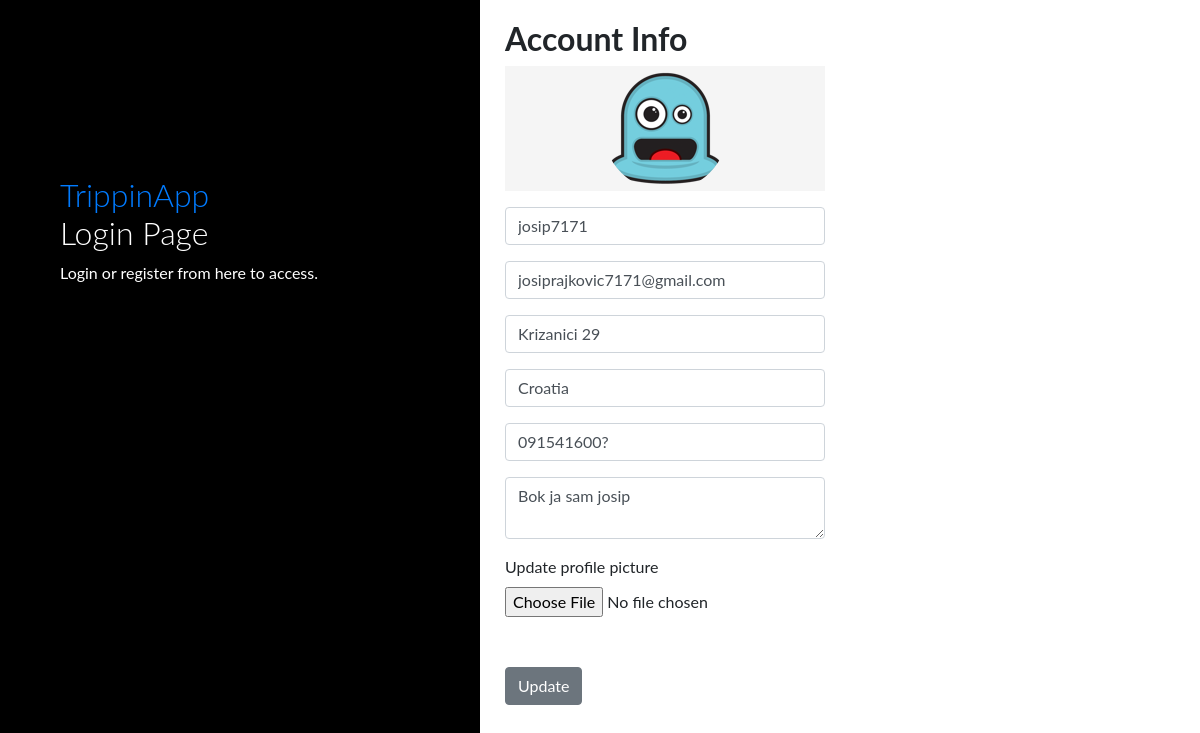
Page /account (signed in) on the committed database.
### app/models.py (models this page shows, shortened)
class User(db.Model, UserMixin):
    id = db.Column(db.Integer, primary_key=True)
    first_name = db.Column(db.String(25), nullable=False)
    last_name = db.Column(db.String(25), nullable=False)
    full_name = db.Column(db.String(51), nullable=False)
    username = db.Column(db.String(20), unique=True, nullable=False)
    email = db.Column(db.String(50), unique=True, nullable=False)
    address = db.Column(db.String(60))
    country = db.Column(db.String(30))
    phone_number = db.Column(db.String(25))
    gender = db.Column(db.Enum('male', 'female'), nullable=False)
    birth_date = db.Column(db.Date)
    about_me = db.Column(db.String(120))
    date_joined = db.Column(db.DateTime, nullable=False, default=datetime.utcnow)
    active = db.Column(db.Enum('yes', 'no'), default='yes')
    image_file = db.Column(db.String(20), nullable=False, default='default.jpg')
    password = db.Column(db.String(60), nullable=False)
    trips = db.relationship('Trip', backref='author', lazy=True)
    trips_joined = db.relationship('Trip', secondary=user_identifier, lazy='subquery',
                                   backref=db.backref('users', lazy=True))

### app/users/routes.py (the view)
@users.route('/account', methods=['GET', 'POST'])
@login_required
def account():
    form = UpdateAccountForm()
    if form.validate_on_submit():
        if form.picture.data:
            picture_file = save_picture(form.picture.data)
            current_user.image_file = picture_file
        current_user.username = form.username.data
        current_user.email = form.email.data
        current_user.address = form.address.data
        current_user.country = form.country.data
        current_user.phone_number = form.phone_number.data
        current_user.about_me = form.about_me.data
        db.session.commit()
        flash('Your account has been updated.', 'success')
        return redirect(url_for('users.account'))
    elif request.method == 'GET':
        form.username.data = current_user.username
        form.email.data = current_user.email
        form.address.data = current_user.address
        form.country.data = current_user.country
        form.phone_number.data = current_user.phone_number
        form.about_me.data = current_user.about_me
    image_file = url_for('static', filename='profile_pics/' + current_user.image_file)
    return render_template('account2.html', form=form, image_file=image_file)

### app/users/forms.py (shortened to what this page needs)
class UpdateAccountForm(FlaskForm):
    username = StringField('Username', validators=[DataRequired(), Length(min=2, max=20)])
    email = StringField('Email', validators=[DataRequired(), Email()])
    address = StringField('Address', validators=[Length(min=3, max=60)])
    country = StringField('Country', validators=[Length(min=3, max=30)])
    phone_number = StringField('Phone number', validators=[Length(min=8, max=25)])
    about_me = TextAreaField('About me', validators=[Length(min=2, max=120)])
    picture = FileField('Update profile picture', validators=[FileAllowed(['jpg', 'png'])])
    submit = SubmitField('Update')

### app/models.py (called while the page is built)
@login_manager.user_loader
def load_user(user_id):
    return User.query.get(int(user_id))

### app/templates/account2.html (shortened to what this page needs)
{% extends "layout2.html" %}
{% block content %}
    <form method="POST" action="" style="margin-top: 20px" enctype="multipart/form-data">
       <h2><b>Account Info</b></h2>
          <div class="form-group" style="background-color: whitesmoke">
              <img class="rounded-circle mx-auto d-block" src="{{ image_file }}">
          </div>
           <div class="form-group">
                {% if form.username.errors %}
                    {{ form.username(class="form-control", placeholder=form.username.description) }}
                    <div>
                        {% for error in form.username.errors %}
                            <span>{{ error }}</span>
                        {% endfor %}
                    </div>
                {% else %}
                    {{ form.username(class="form-control", placeholder=form.username.description) }}
                {% endif %}
          </div>
           <div class="form-group">
                {% if form.email.errors %}
                    {{ form.email(class="form-control", placeholder=form.email.description) }}
                    <div>
                        {% for error in form.email.errors %}
                            <span>{{ error }}</span>
                        {% endfor %}
                    </div>
                {% else %}
                    {{ form.email(class="form-control", placeholder=form.email.description) }}
                {% endif %}
          </div>
           <div class="form-group">
                {% if form.address.errors %}
                    {{ form.address(class="form-control", placeholder=form.address.description) }}
                    <div>
                        {% for error in form.address.errors %}
                            <span>{{ error }}</span>
                        {% endfor %}
                    </div>
                {% else %}
                    {{ form.address(class="form-control", placeholder=form.address.description) }}
                {% endif %}
          </div>
           <div class="form-group">
                {% if form.country.errors %}
                    {{ form.country(class="form-control", placeholder=form.country.description) }}
                    <div>
                        {% for error in form.country.errors %}
                            <span>{{ error }}</span>
                        {% endfor %}
                    </div>
                {% else %}
                    {{ form.country(class="form-control", placeholder=form.country.description) }}
                {% endif %}
          </div>
           <div class="form-group">
                {% if form.phone_number.errors %}
                    {{ form.phone_number(class="form-control", placeholder=form.phone_number.description) }}
                    <div>
                        {% for error in form.phone_number.errors %}
                            <span>{{ error }}</span>
                        {% endfor %}
                    </div>
                {% else %}
                    {{ form.phone_number(class="form-control", placeholder=form.phone_number.description) }}
                {% endif %}
          </div>
           <div class="form-group">
                {% if form.about_me.errors %}
                    {{ form.about_me(class="form-control", placeholder=form.about_me.description) }}
                    <div>
                        {% for error in form.about_me.errors %}
                            <span>{{ error }}</span>
                        {% endfor %}
                    </div>
                {% else %}
                    {{ form.about_me(class="form-control", placeholder=form.about_me.description) }}
                {% endif %}
           </div>
          <div>
            {{ form.picture.label() }}
            {{ form.picture(class="") }}
        </div>
          <div class="form-group" style="margin-top: 50px; margin-bottom: 250px">
              {{ form.submit(class="btn btn-secondary") }}
          </div>
       </form>
{% endblock content %}

### app/templates/layout2.html (style rules this page uses)
body { font-family: "Lato", sans-serif; }

### rows in the picture
User: username "josip7171", email "josiprajkovic7171@gmail.com", address "Krizanici 29", country "Croatia", phone_number "091541600?", about_me "Bok ja sam josip"
